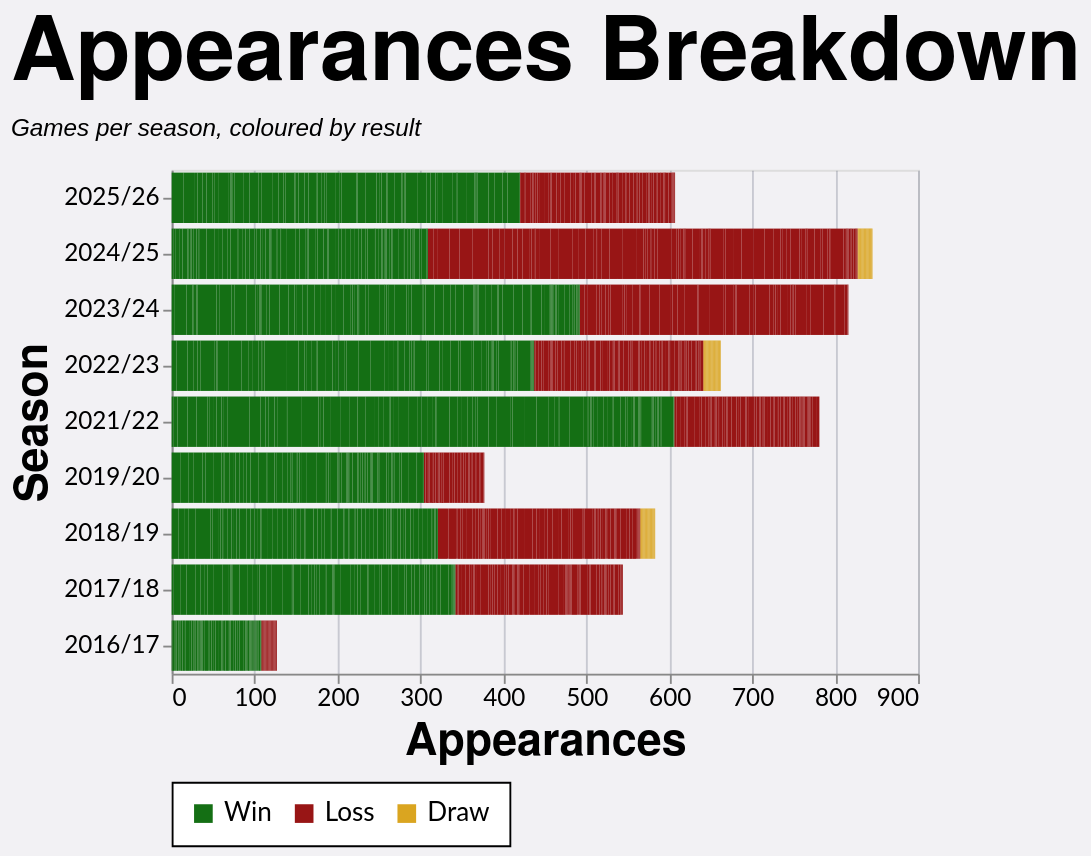

Here is the Vega-Lite specification saved for this chart:
### Vega-Lite specification from a JSON file in a GitHub repository (floating-point values rounded to 4 significant figures; data arrays with more than 128 entries replaced by an {"elided": "..."} marker saying what was removed)
{"config": {"axis": {"labelFont": "Lato, sans-serif", "titleFont": "PT Sans Narrow, Helvetica Neue, Helvetica, Arial, sans-serif", "labelFontSize": 13, "titleFontSize": 24, "gridColor": "#202947", "gridOpacity": 0.2}, "header": {"labelFont": "PT Sans Narrow, Helvetica Neue, Helvetica, Arial, sans-serif", "titleFont": "PT Sans Narrow, Helvetica Neue, Helvetica, Arial, sans-serif", "labelFontSize": 24, "titleFontSize": 28, "labelFontWeight": "bold", "orient": "left"}, "legend": {"labelFont": "Lato, sans-serif", "titleFont": "PT Sans Narrow, Helvetica Neue, Helvetica, Arial, sans-serif", "labelFontSize": 14, "titleFontSize": 16, "titlePadding": 5, "fillColor": "white", "strokeColor": "black", "padding": 10, "titleFontWeight": "lighter", "titleFontStyle": "italic", "titleColor": "gray", "offset": 10}, "title": {"font": "PT Sans Narrow, Helvetica Neue, Helvetica, Arial, sans-serif", "fontSize": 48, "fontWeight": "bold", "anchor": "start", "align": "center", "titlePadding": 20, "subtitlePadding": 10, "subtitleFontSize": 13, "subtitleColor": "", "subtitleFontStyle": "italic", "offset": 15, "color": "black"}, "axisX": {"labelAngle": 0}, "facet": {"title": null, "header": null, "align": {"row": "each", "column": "each"}}, "resolve": {"scale": {"y": "independent", "facet": "independent"}}, "background": "#f2f1f4", "scale": {"offsetBandPaddingOuter": 0.2, "offsetBandPaddingInner": 0.1}}, "data": {"name": "data-bc47f59d0495b0fb72a2cbb2fa3daaa4"}, "mark": {"type": "bar"}, "encoding": {"color": {"field": "color_value", "legend": {"orient": "bottom", "title": null}, "scale": {"domain": ["Win", "Loss", "Draw"], "range": ["#146f14", "#981515", "goldenrod"]}, "sort": {"field": "sum(apps)", "op": "sum", "order": "descending"}, "type": "nominal"}, "tooltip": [{"field": "player", "title": "Player", "type": "nominal"}, {"field": "season", "title": "Season", "type": "nominal"}, {"field": "color_value", "title": "Group", "type": "nominal"}, {"aggregate": "sum", "field": "apps", "title": "Appearances", "type": "quantitative"}], "x": {"aggregate": "sum", "field": "apps", "title": "Appearances", "type": "quantitative"}, "y": {"field": "season", "sort": {"field": "season_sort", "op": "max", "order": "descending"}, "title": "Season", "type": "nominal"}}, "height": {"step": 30}, "title": {"text": "Appearances Breakdown", "subtitle": "Games per season, coloured by result"}, "width": 400, "$schema": "https://vega.github.io/schema/vega-lite/v5.20.1.json", "datasets": {"data-bc47f59d0495b0fb72a2cbb2fa3daaa4": {"elided": "2489 records"}}}
